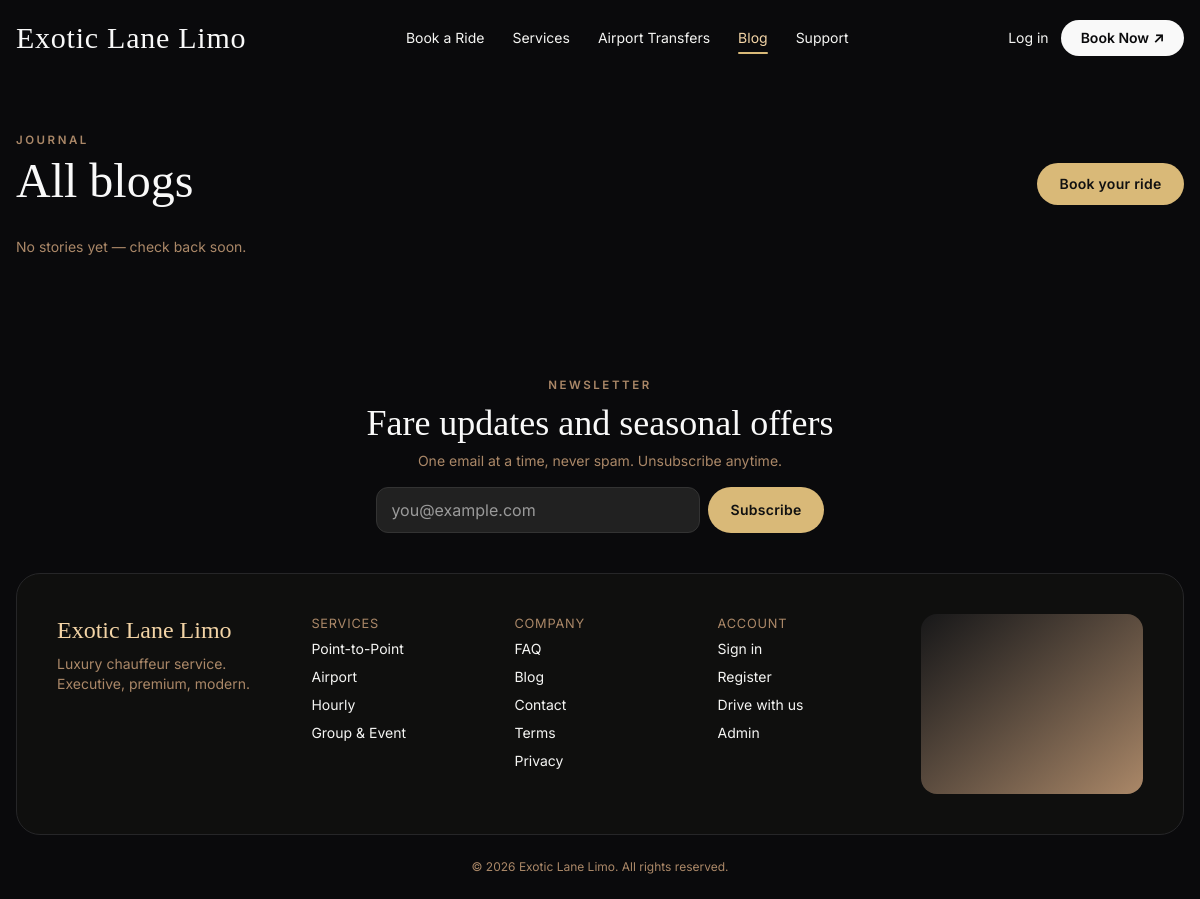
Before: /services/blogs/index.php with the older database file.
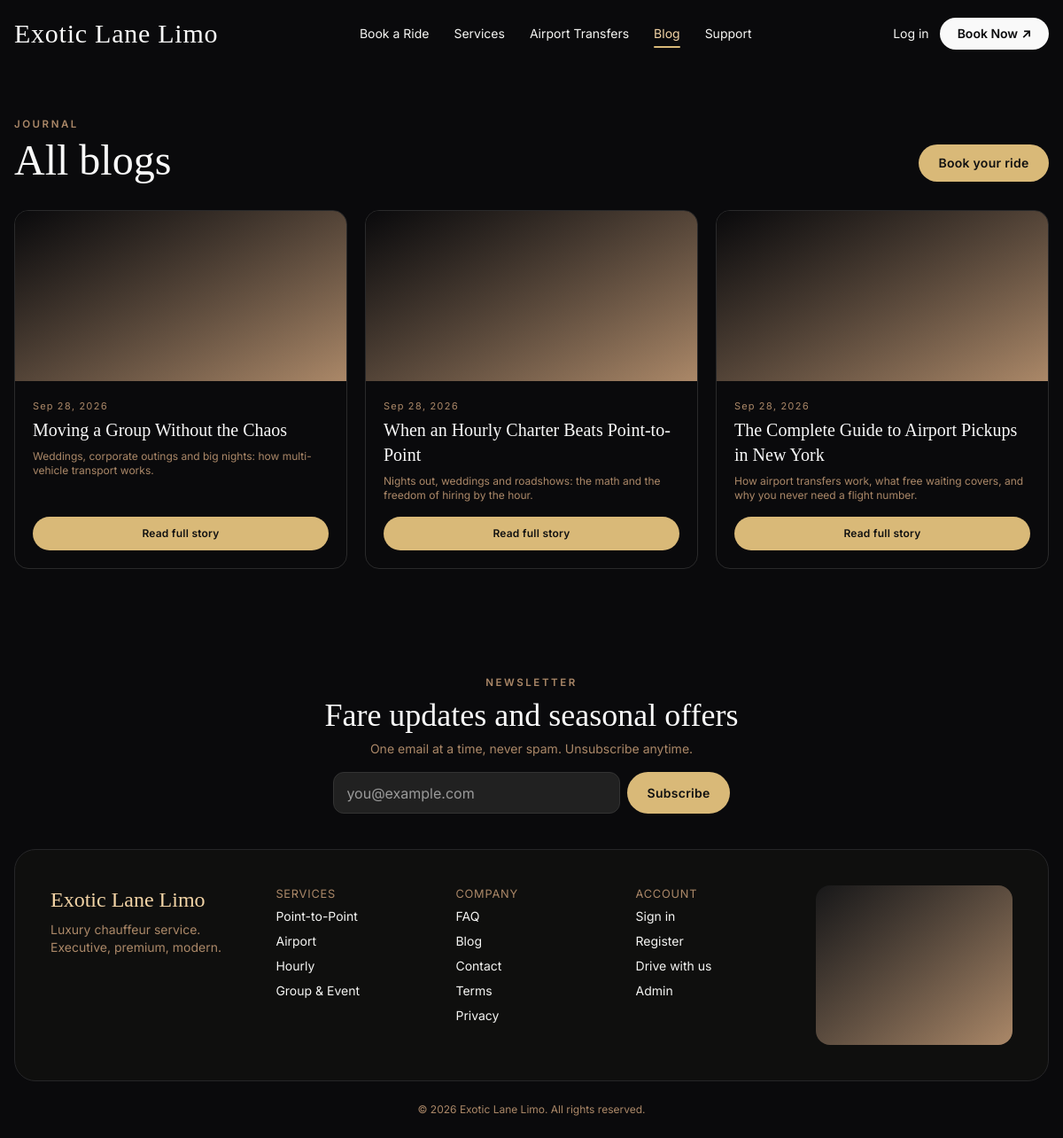
After: the same page with the newer database file.
### tables this page shows
CREATE TABLE IF NOT EXISTS blog_posts (
  id BIGINT UNSIGNED NOT NULL AUTO_INCREMENT PRIMARY KEY,
  slug VARCHAR(150) NOT NULL,
  title VARCHAR(190) NOT NULL,
  excerpt VARCHAR(255) NULL,
  body MEDIUMTEXT NULL,
  cover VARCHAR(255) NULL,
  meta_title VARCHAR(190) NULL,
  meta_description VARCHAR(255) NULL,
  status ENUM('draft','published') NOT NULL DEFAULT 'draft',
  published_at DATETIME NULL,
  created_at DATETIME NOT NULL DEFAULT CURRENT_TIMESTAMP,
  updated_at DATETIME NOT NULL DEFAULT CURRENT_TIMESTAMP ON UPDATE CURRENT_TIMESTAMP,
  UNIQUE KEY uq_blog_slug (slug),
  KEY idx_blog_status (status, published_at)
);

### app/Helpers/functions.php (called while the page is built, shortened)
<?php
function url(string $path = ''): string
{
    return SITE_URL . '/' . ltrim($path, '/');
}
function asset(string $path): string
{
    return url('assets/' . ltrim($path, '/'));
}
function nav_active(string|array $paths, bool $underline = true): string
{
    $script = '/' . ltrim((string)($_SERVER['SCRIPT_NAME'] ?? ''), '/');
    foreach ((array)$paths as $p) {
        $p = '/' . ltrim((string)$p, '/');
        if ($script === $p || str_ends_with($script, $p)) {
            return $underline ? 'nav-active' : 'text-[#F3D4A6]';
        }
    }
    return '';
}
function e(mixed $v): string
{
    return htmlspecialchars((string)($v ?? ''), ENT_QUOTES | ENT_SUBSTITUTE, 'UTF-8');
}

### app/Middleware/Auth.php (called while the page is built, shortened)
<?php
function current_user(string $role): ?array
{
    return $_SESSION['user'][$role] ?? null;
}

### services/blogs/index.php (the view, shortened to what this page needs)
<?php
$pdo = Database::pdo();
$posts = $pdo->query("SELECT slug, title, excerpt, cover, published_at FROM blog_posts WHERE status = 'published' ORDER BY published_at DESC, id DESC")->fetchAll();
?>
<div class="max-w-7xl mx-auto px-4 py-10 md:py-14">
  <p class="eyebrow">Journal</p>
  <div class="flex flex-wrap items-end justify-between gap-4 mt-2">
    <h1 class="font-display text-4xl md:text-5xl text-[#F9F9F9]">All blogs</h1>
    <a href="<?= url('services/booking.php') ?>" class="btn-gold rounded-full text-sm px-6 py-2.5">Book your ride</a>
  </div>
  <?php if (!$posts): ?>
    <p class="text-sm text-[#AB8868] mt-8">No stories yet — check back soon.</p>
  <?php else: ?>
  <div class="grid sm:grid-cols-2 lg:grid-cols-3 gap-5 mt-8">
    <?php foreach ($posts as $p): ?>
    <a href="<?= url('services/blogs/read.php?slug=' . urlencode($p['slug'])) ?>" class="group flex flex-col rounded-2xl overflow-hidden border border-[#2a2a2b] hover:border-[#C8A96B]">
      <div class="h-48 bg-gradient-to-br from-[#0A0A0C] to-[#AB8868] overflow-hidden">
      </div>
      <div class="p-5 flex flex-col flex-1">
        <p class="tabular text-[11px] tracking-widest text-[#AB8868]"><?= e(date('M j, Y', strtotime($p['published_at'] ?? $p['created_at'] ?? 'now'))) ?></p>
        <h2 class="font-display text-xl text-[#F9F9F9] mt-1"><?= e($p['title']) ?></h2>
        <?php if (!empty($p['excerpt'])): ?><p class="text-xs text-[#AB8868] mt-2 flex-1"><?= e($p['excerpt']) ?></p><?php endif; ?>
        <span class="mt-4 inline-block text-center btn-gold rounded-full text-xs font-semibold px-5 py-2.5">Read full story</span>
      </div>
    </a>
    <?php endforeach; ?>
  </div>
  <?php endif; ?>
</div>
<?php
$content = ob_get_clean();
$headerVariant = 'index';
require APP_ROOT . '/views/layouts/public.php';

### views/layouts/public.php (shortened to what this page needs)
<!DOCTYPE html>
<html lang="en">
<head>
<script src="https://cdn.jsdelivr.net/npm/@tailwindcss/browser@4"></script>
<link rel="stylesheet" href="<?= asset('css/app.css?v=20260924g') ?>">
</head>
<body class="font-ui no-overflow">
<?php if (empty($hideHeader)): ?>
<?php if (($headerVariant ?? 'default') === 'index'): ?>
<header class="bg-[#0A0A0C]" x-data="{menu:false}">
  <div class="max-w-7xl mx-auto px-4 flex items-center justify-between py-5">
    <a href="<?= url('index.php') ?>" class="font-display text-2xl md:text-3xl tracking-wide text-[#F9F9F9]">Exotic Lane Limo</a>
    <nav class="hidden md:flex items-center gap-7 text-sm text-[#F5F5F3]" aria-label="Primary">
      <a href="<?= url('services/booking.php') ?>" class="hover:text-[#F3D4A6] <?= nav_active('services/booking.php') ?>">Book a Ride</a>
      <a href="<?= url('services/index.php') ?>" class="hover:text-[#F3D4A6] <?= nav_active('services/index.php') ?>">Services</a>
      <a href="<?= url('services/airport.php') ?>" class="hover:text-[#F3D4A6] <?= nav_active('services/airport.php') ?>">Airport Transfers</a>
      <a href="<?= url('services/blogs/index.php') ?>" class="hover:text-[#F3D4A6] <?= nav_active(['services/blogs/index.php', 'services/blogs/read.php']) ?>">Blog</a>
      <a href="<?= url('legal/contact.php') ?>" class="hover:text-[#F3D4A6] <?= nav_active(['legal/contact.php', 'legal/faq.php']) ?>">Support</a>
    </nav>
    <div class="flex items-center gap-3">
      <?php if (current_user('customer')): ?>
        <a href="<?= url('account/index.php') ?>" class="hidden md:inline-block text-sm hover:text-[#F3D4A6]">My Account</a>
      <?php else: ?>
        <a href="<?= url('auth/login.php') ?>" class="hidden md:inline-block text-sm hover:text-[#F3D4A6]">Log in</a>
      <?php endif; ?>
      <a href="<?= url('services/booking.php') ?>" class="hidden md:inline-flex items-center gap-1 bg-[#F9F9F9] text-[#0A0A0C] text-sm font-semibold px-5 py-2 rounded-full">Book Now <span aria-hidden="true">↗</span></a>
    </div>
  </div>
</header>
<?php endif; ?>
<?php endif; ?>
<main><?= $content ?></main>
<div class="max-w-3xl mx-auto px-4 mt-16 text-center">
  <p class="eyebrow">Newsletter</p>
  <h2 class="font-display text-3xl md:text-4xl text-[#F9F9F9] mt-2">Fare updates and seasonal offers</h2>
  <p class="text-sm text-[#AB8868] mt-2">One email at a time, never spam. Unsubscribe anytime.</p>
  <form method="post" class="mt-4 flex flex-col sm:flex-row gap-2 max-w-md mx-auto"><?= csrf_field() ?>
    <input type="email" name="newsletter_email" required placeholder="you@example.com" aria-label="Email for newsletter" class="input rounded-full flex-1">
    <button class="btn-gold rounded-full text-sm font-semibold px-6 py-3 shrink-0">Subscribe</button>
  </form>
</div>
<footer class="max-w-7xl mx-auto px-4 mt-10">
  <div class="bg-[#0F0F0E] border border-[#262628] rounded-3xl p-6 md:p-10 grid gap-8 md:grid-cols-2 lg:grid-cols-[1.3fr_1fr_1fr_1fr_1.3fr]">
    <div>
      <p class="font-display text-2xl text-[#F3D4A6]">Exotic Lane Limo</p>
      <p class="text-sm text-[#AB8868] mt-2">Luxury chauffeur service. Executive, premium, modern.</p>
    </div>
    <nav aria-label="Services">
      <h3 class="label">Services</h3>
      <ul class="space-y-2 text-sm"><li><a href="<?= url('services/point-to-point.php') ?>">Point-to-Point</a></li><li><a href="<?= url('services/airport.php') ?>">Airport</a></li><li><a href="<?= url('services/hourly.php') ?>">Hourly</a></li><li><a href="<?= url('services/group-event.php') ?>">Group &amp; Event</a></li></ul>
    </nav>
    <nav aria-label="Company">
      <h3 class="label">Company</h3>
      <ul class="space-y-2 text-sm"><li><a href="<?= url('legal/faq.php') ?>">FAQ</a></li><li><a href="<?= url('services/blogs/index.php') ?>">Blog</a></li><li><a href="<?= url('legal/contact.php') ?>">Contact</a></li><li><a href="<?= url('legal/terms.php') ?>">Terms</a></li><li><a href="<?= url('legal/privacy.php') ?>">Privacy</a></li></ul>
    </nav>
    <nav aria-label="Account">
      <h3 class="label">Account</h3>
      <ul class="space-y-2 text-sm"><li><a href="<?= url('auth/login.php') ?>">Sign in</a></li><li><a href="<?= url('auth/register.php') ?>">Register</a></li><li><a href="<?= url('driver/index.php') ?>">Drive with us</a></li><li><a href="<?= url('admin/index.php') ?>">Admin</a></li></ul>
    </nav>
    <div class="rounded-2xl overflow-hidden bg-gradient-to-br from-[#181819] to-[#AB8868] min-h-[180px] relative">
    </div>
  </div>
  <div class="py-6 text-center text-xs text-[#AB8868]">© <?= date('Y') ?> Exotic Lane Limo. All rights reserved.</div>
</footer>
</body>
</html>

### assets/css/app.css (style rules this page uses)
:root { --black:#0A0A0C; --deep:#0F0F0E; --charcoal:#181819; --input:#212121; --champagne:#F3D4A6; --champagne-lt:#F7E2BF; --gold:#D9B978; --gold-mute:#C8A96B; --tan:#AB8868; --ivory:#F9F9F9; --soft:#F5F5F3; --border:#E5E5E3; --cta:#F9F9F9; --cta-h:#F3D4A6; --err:#A3322F; --err-deep:#8E2B29; }
html { scroll-behavior:smooth }
body { background:var(--black);color:var(--soft); }
.font-display { font-family:"Cormorant Garamond",Georgia,serif }
.font-ui { font-family:Inter,system-ui,sans-serif }
.btn-gold { background:var(--gold);color:#111;padding:.7rem 1.4rem;font-weight:600;letter-spacing:.02em }
.input { background:var(--input);border:1px solid #333;color:var(--soft);padding:.65rem .9rem;width:100%;color-scheme:dark;border-radius:12px }
.input::placeholder,textarea.input::placeholder { color:#9a9a9a;opacity:1 }
.label { display:block;font-size:.8rem;letter-spacing:.06em;text-transform:uppercase;color:var(--tan);margin-bottom:.35rem }
.nav-active { color:var(--champagne) !important;position:relative }
.nav-active::after { content:'';position:absolute;left:0;right:0;bottom:-6px;height:2px;background:var(--gold);border-radius:2px }
.eyebrow { font-size:.72rem;letter-spacing:.22em;text-transform:uppercase;color:var(--tan);font-weight:600 }
.tabular { font-variant-numeric:tabular-nums }

Changed rows visible on the page:
added blog_posts: published_at "Sep 28, 2026", title "Moving a Group Without the Chaos", excerpt "Weddings, corporate outings and big nights: how multi-vehicle transport works."
added blog_posts: published_at "Sep 28, 2026", title "When an Hourly Charter Beats Point-to-Point", excerpt "Nights out, weddings and roadshows: the math and the freedom of hiring by the hour."
added blog_posts: published_at "Sep 28, 2026", title "The Complete Guide to Airport Pickups in New York", excerpt "How airport transfers work, what free waiting covers, and why you never need a flight number."
Other visible differences:
text no longer shown: "No stories yet — check back soon."
